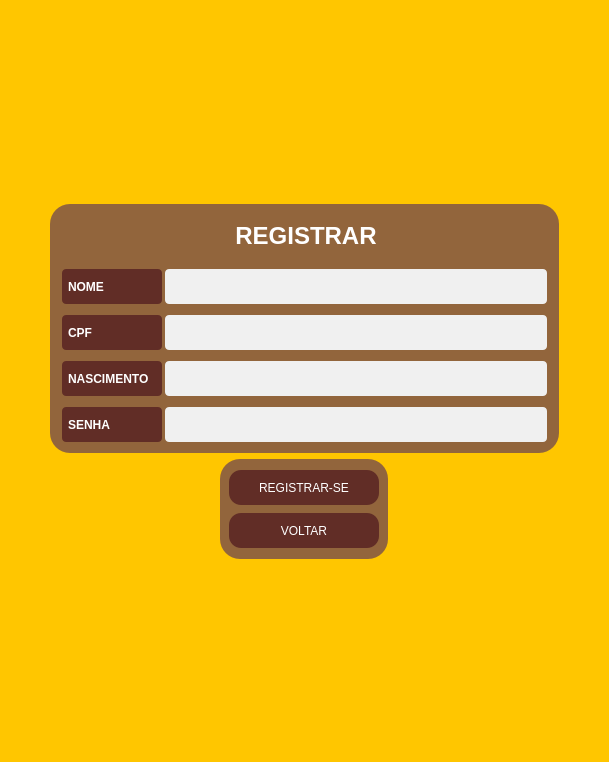
<?xml version="1.0" encoding="UTF-8"?>
<ui version="4.0">
 <class>Form</class>
 <widget class="QWidget" name="Form">
  <property name="geometry">
   <rect>
    <x>0</x>
    <y>0</y>
    <width>609</width>
    <height>762</height>
   </rect>
  </property>
  <property name="windowTitle">
   <string>Form</string>
  </property>
  <layout class="QVBoxLayout" name="verticalLayout">
   <property name="spacing">
    <number>0</number>
   </property>
   <property name="leftMargin">
    <number>0</number>
   </property>
   <property name="topMargin">
    <number>0</number>
   </property>
   <property name="rightMargin">
    <number>0</number>
   </property>
   <property name="bottomMargin">
    <number>0</number>
   </property>
   <item>
    <widget class="QWidget" name="widget" native="true">
     <property name="styleSheet">
      <string notr="true">background-color: #ffc600;</string>
     </property>
     <layout class="QVBoxLayout" name="verticalLayout_4">
      <property name="spacing">
       <number>0</number>
      </property>
      <property name="leftMargin">
       <number>0</number>
      </property>
      <property name="topMargin">
       <number>0</number>
      </property>
      <property name="rightMargin">
       <number>0</number>
      </property>
      <property name="bottomMargin">
       <number>0</number>
      </property>
      <item>
       <widget class="QWidget" name="widget_2" native="true">
        <layout class="QVBoxLayout" name="verticalLayout_5">
         <property name="leftMargin">
          <number>50</number>
         </property>
         <property name="topMargin">
          <number>9</number>
         </property>
         <property name="rightMargin">
          <number>50</number>
         </property>
         <item>
          <widget class="QWidget" name="widget_3" native="true">
           <layout class="QHBoxLayout" name="horizontalLayout_2">
            <item>
             <widget class="QPushButton" name="pushButton">
              <property name="styleSheet">
               <string notr="true">border:0px</string>
              </property>
              <property name="text">
               <string/>
              </property>
              <property name="icon">
               <iconset>
                <normaloff>../images/logo.png</normaloff>../images/logo.png</iconset>
              </property>
              <property name="iconSize">
               <size>
                <width>180</width>
                <height>180</height>
               </size>
              </property>
             </widget>
            </item>
           </layout>
          </widget>
         </item>
         <item>
          <widget class="QWidget" name="widget_4" native="true">
           <property name="styleSheet">
            <string notr="true">QWidget {
          
			background-color:#92653c;
            color: #ffffff;
            padding: 8px;
            border-radius:20px;
        }</string>
           </property>
           <layout class="QVBoxLayout" name="verticalLayout_2">
            <item>
             <widget class="QLabel" name="label_2">
              <property name="minimumSize">
               <size>
                <width>0</width>
                <height>47</height>
               </size>
              </property>
              <property name="maximumSize">
               <size>
                <width>16777215</width>
                <height>47</height>
               </size>
              </property>
              <property name="text">
               <string>&lt;html&gt;&lt;head/&gt;&lt;body&gt;&lt;p align=&quot;center&quot;&gt;&lt;span style=&quot; font-family:'ADLaM Display'; font-size:18pt; font-weight:600; color:#ffffff;&quot;&gt;REGISTRAR&lt;/span&gt;&lt;/p&gt;&lt;/body&gt;&lt;/html&gt;</string>
              </property>
             </widget>
            </item>
            <item>
             <widget class="QWidget" name="widget_27" native="true">
              <property name="minimumSize">
               <size>
                <width>0</width>
                <height>40</height>
               </size>
              </property>
              <property name="maximumSize">
               <size>
                <width>16777215</width>
                <height>40</height>
               </size>
              </property>
              <layout class="QHBoxLayout" name="horizontalLayout_22" stretch="0,0">
               <property name="spacing">
                <number>3</number>
               </property>
               <property name="leftMargin">
                <number>3</number>
               </property>
               <property name="topMargin">
                <number>3</number>
               </property>
               <property name="rightMargin">
                <number>3</number>
               </property>
               <property name="bottomMargin">
                <number>3</number>
               </property>
               <item>
                <widget class="QLabel" name="config_label_3">
                 <property name="minimumSize">
                  <size>
                   <width>100</width>
                   <height>35</height>
                  </size>
                 </property>
                 <property name="maximumSize">
                  <size>
                   <width>80</width>
                   <height>16777215</height>
                  </size>
                 </property>
                 <property name="styleSheet">
                  <string notr="true">QLabel {
            background-color:#612d26;
			font-weight: bold;
            color: rgb(255, 255, 255);
            padding: 3px;
            border-radius: 4px;
        }</string>
                 </property>
                 <property name="text">
                  <string>NOME</string>
                 </property>
                </widget>
               </item>
               <item>
                <widget class="QLineEdit" name="name">
                 <property name="minimumSize">
                  <size>
                   <width>300</width>
                   <height>35</height>
                  </size>
                 </property>
                 <property name="maximumSize">
                  <size>
                   <width>16777215</width>
                   <height>16777215</height>
                  </size>
                 </property>
                 <property name="styleSheet">
                  <string notr="true">QLineEdit {
            background-color: #f0f0f0;
            border: none;
            padding: 2px;
            border-radius: 4px;
            color: #333;
			font-size:13px
        }

        QLineEdit:hover {
            background-color: #e0e0e0;
        }

        QLineEdit:focus {
            background-color: #ffffff;
            border: 2px solid #007bff;
        }</string>
                 </property>
                </widget>
               </item>
              </layout>
             </widget>
            </item>
            <item>
             <widget class="QWidget" name="widget_25" native="true">
              <property name="minimumSize">
               <size>
                <width>0</width>
                <height>40</height>
               </size>
              </property>
              <property name="maximumSize">
               <size>
                <width>16777215</width>
                <height>40</height>
               </size>
              </property>
              <layout class="QHBoxLayout" name="horizontalLayout_20" stretch="0,0">
               <property name="spacing">
                <number>3</number>
               </property>
               <property name="leftMargin">
                <number>3</number>
               </property>
               <property name="topMargin">
                <number>3</number>
               </property>
               <property name="rightMargin">
                <number>3</number>
               </property>
               <property name="bottomMargin">
                <number>3</number>
               </property>
               <item>
                <widget class="QLabel" name="config_label">
                 <property name="minimumSize">
                  <size>
                   <width>100</width>
                   <height>35</height>
                  </size>
                 </property>
                 <property name="maximumSize">
                  <size>
                   <width>80</width>
                   <height>16777215</height>
                  </size>
                 </property>
                 <property name="styleSheet">
                  <string notr="true">QLabel {
            background-color:#612d26;
			font-weight: bold;
            color: rgb(255, 255, 255);
            padding: 3px;
            border-radius: 4px;
        }</string>
                 </property>
                 <property name="text">
                  <string>CPF</string>
                 </property>
                </widget>
               </item>
               <item>
                <widget class="QLineEdit" name="cpf">
                 <property name="minimumSize">
                  <size>
                   <width>300</width>
                   <height>35</height>
                  </size>
                 </property>
                 <property name="maximumSize">
                  <size>
                   <width>16777215</width>
                   <height>16777215</height>
                  </size>
                 </property>
                 <property name="styleSheet">
                  <string notr="true">QLineEdit {
            background-color: #f0f0f0;
            border: none;
            padding: 2px;
            border-radius: 4px;
            color: #333;
			font-size:13px
        }

        QLineEdit:hover {
            background-color: #e0e0e0;
        }

        QLineEdit:focus {
            background-color: #ffffff;
            border: 2px solid #007bff;
        }</string>
                 </property>
                </widget>
               </item>
              </layout>
             </widget>
            </item>
            <item>
             <widget class="QWidget" name="widget_26" native="true">
              <property name="minimumSize">
               <size>
                <width>0</width>
                <height>40</height>
               </size>
              </property>
              <property name="maximumSize">
               <size>
                <width>16777215</width>
                <height>40</height>
               </size>
              </property>
              <layout class="QHBoxLayout" name="horizontalLayout_21" stretch="0,0">
               <property name="spacing">
                <number>3</number>
               </property>
               <property name="leftMargin">
                <number>3</number>
               </property>
               <property name="topMargin">
                <number>3</number>
               </property>
               <property name="rightMargin">
                <number>3</number>
               </property>
               <property name="bottomMargin">
                <number>3</number>
               </property>
               <item>
                <widget class="QLabel" name="config_label_2">
                 <property name="minimumSize">
                  <size>
                   <width>100</width>
                   <height>35</height>
                  </size>
                 </property>
                 <property name="maximumSize">
                  <size>
                   <width>80</width>
                   <height>16777215</height>
                  </size>
                 </property>
                 <property name="styleSheet">
                  <string notr="true">QLabel {
            background-color:#612d26;
			font-weight: bold;
            color: rgb(255, 255, 255);
            padding: 3px;
            border-radius: 4px;
        }</string>
                 </property>
                 <property name="text">
                  <string>NASCIMENTO</string>
                 </property>
                </widget>
               </item>
               <item>
                <widget class="QLineEdit" name="nascimento">
                 <property name="minimumSize">
                  <size>
                   <width>300</width>
                   <height>35</height>
                  </size>
                 </property>
                 <property name="maximumSize">
                  <size>
                   <width>16777215</width>
                   <height>16777215</height>
                  </size>
                 </property>
                 <property name="styleSheet">
                  <string notr="true">QLineEdit {
            background-color: #f0f0f0;
            border: none;
            padding: 2px;
            border-radius: 4px;
            color: #333;
			font-size:13px
        }

        QLineEdit:hover {
            background-color: #e0e0e0;
        }

        QLineEdit:focus {
            background-color: #ffffff;
            border: 2px solid #007bff;
        }</string>
                 </property>
                </widget>
               </item>
              </layout>
             </widget>
            </item>
            <item>
             <widget class="QWidget" name="widget_28" native="true">
              <property name="minimumSize">
               <size>
                <width>0</width>
                <height>40</height>
               </size>
              </property>
              <property name="maximumSize">
               <size>
                <width>16777215</width>
                <height>40</height>
               </size>
              </property>
              <layout class="QHBoxLayout" name="horizontalLayout_23" stretch="0,0">
               <property name="spacing">
                <number>3</number>
               </property>
               <property name="leftMargin">
                <number>3</number>
               </property>
               <property name="topMargin">
                <number>3</number>
               </property>
               <property name="rightMargin">
                <number>3</number>
               </property>
               <property name="bottomMargin">
                <number>3</number>
               </property>
               <item>
                <widget class="QLabel" name="config_label_4">
                 <property name="minimumSize">
                  <size>
                   <width>100</width>
                   <height>35</height>
                  </size>
                 </property>
                 <property name="maximumSize">
                  <size>
                   <width>80</width>
                   <height>16777215</height>
                  </size>
                 </property>
                 <property name="styleSheet">
                  <string notr="true">QLabel {
            background-color:#612d26;
			font-weight: bold;
            color: rgb(255, 255, 255);
            padding: 3px;
            border-radius: 4px;
        }</string>
                 </property>
                 <property name="text">
                  <string>SENHA</string>
                 </property>
                </widget>
               </item>
               <item>
                <widget class="QLineEdit" name="senha">
                 <property name="minimumSize">
                  <size>
                   <width>300</width>
                   <height>35</height>
                  </size>
                 </property>
                 <property name="maximumSize">
                  <size>
                   <width>16777215</width>
                   <height>16777215</height>
                  </size>
                 </property>
                 <property name="styleSheet">
                  <string notr="true">QLineEdit {
            background-color: #f0f0f0;
            border: none;
            padding: 2px;
            border-radius: 4px;
            color: #333;
			font-size:13px
        }

        QLineEdit:hover {
            background-color: #e0e0e0;
        }

        QLineEdit:focus {
            background-color: #ffffff;
            border: 2px solid #007bff;
        }</string>
                 </property>
                </widget>
               </item>
              </layout>
             </widget>
            </item>
           </layout>
          </widget>
         </item>
         <item alignment="Qt::AlignHCenter">
          <widget class="QWidget" name="widget_5" native="true">
           <property name="maximumSize">
            <size>
             <width>16777215</width>
             <height>100</height>
            </size>
           </property>
           <property name="styleSheet">
            <string notr="true">QWidget {
          
			background-color:#92653c;
            color: #ffffff;
            padding: 8px;
            border-radius:20px;
        }</string>
           </property>
           <layout class="QHBoxLayout" name="horizontalLayout_4">
            <item>
             <widget class="QWidget" name="widget_6" native="true">
              <layout class="QVBoxLayout" name="verticalLayout_3">
               <property name="leftMargin">
                <number>0</number>
               </property>
               <property name="topMargin">
                <number>0</number>
               </property>
               <property name="rightMargin">
                <number>0</number>
               </property>
               <property name="bottomMargin">
                <number>0</number>
               </property>
               <item>
                <widget class="QPushButton" name="newuser">
                 <property name="minimumSize">
                  <size>
                   <width>150</width>
                   <height>35</height>
                  </size>
                 </property>
                 <property name="maximumSize">
                  <size>
                   <width>16777215</width>
                   <height>35</height>
                  </size>
                 </property>
                 <property name="styleSheet">
                  <string notr="true">QPushButton {
            background-color: #612d26;
            color: #ffffff;
            padding: 3px;
            border-radius: 12px;
        }

        QPushButton:hover {
            background-color: #3a211d;
        }

        QPushButton:pressed {
            background-color: #8a605a;
        }</string>
                 </property>
                 <property name="text">
                  <string>REGISTRAR-SE</string>
                 </property>
                </widget>
               </item>
               <item>
                <widget class="QPushButton" name="backButton">
                 <property name="minimumSize">
                  <size>
                   <width>150</width>
                   <height>35</height>
                  </size>
                 </property>
                 <property name="maximumSize">
                  <size>
                   <width>16777215</width>
                   <height>35</height>
                  </size>
                 </property>
                 <property name="styleSheet">
                  <string notr="true">QPushButton {
            background-color: #612d26;
            color: #ffffff;
            padding: 3px;
            border-radius: 12px;
        }

        QPushButton:hover {
            background-color: #3a211d;
        }

        QPushButton:pressed {
            background-color: #8a605a;
        }</string>
                 </property>
                 <property name="text">
                  <string>VOLTAR</string>
                 </property>
                </widget>
               </item>
              </layout>
             </widget>
            </item>
           </layout>
          </widget>
         </item>
         <item>
          <widget class="QWidget" name="widget_7" native="true">
           <layout class="QVBoxLayout" name="verticalLayout_6"/>
          </widget>
         </item>
        </layout>
       </widget>
      </item>
     </layout>
    </widget>
   </item>
  </layout>
 </widget>
 <resources/>
 <connections/>
</ui>
